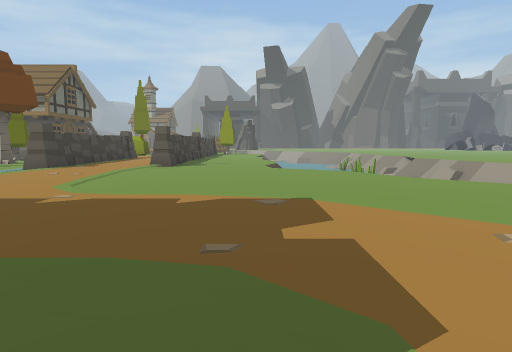
View 1 (above)

24 first-person views from a walk through a Unity game level. The camera is 1.4 m above the floor, tilts 6° down and sees 80° across. The floor is counted in squares, 2 m on a side. Each view is taken from the middle of a square. On the plan, view 1 faces up. The plan holds only what a view shows up to about 10 squares ahead; the rest is blank. The place goes on beyond the plan. The player is left out. Some surface patterns are stand-ins.

View 2
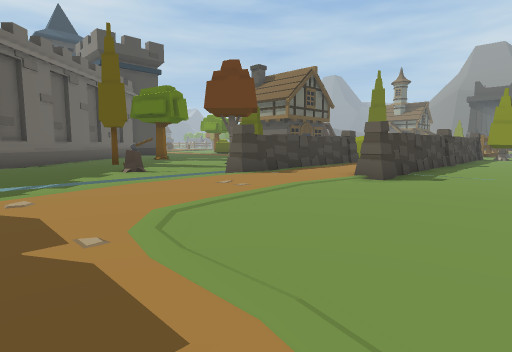

View 3
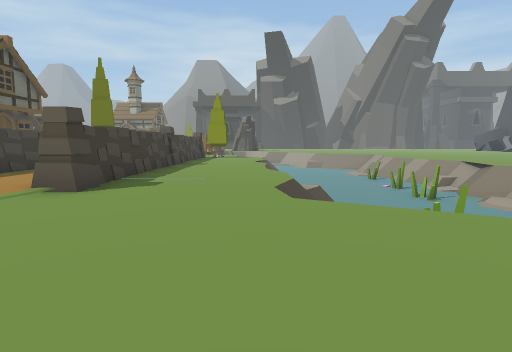

View 4
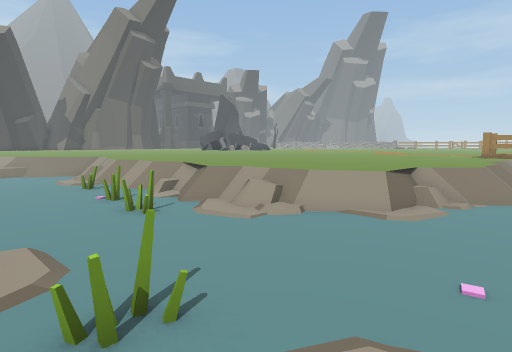

View 5
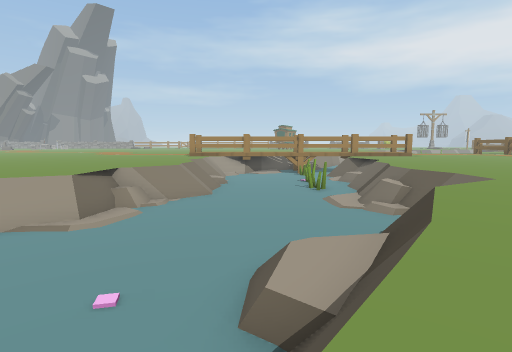

View 6
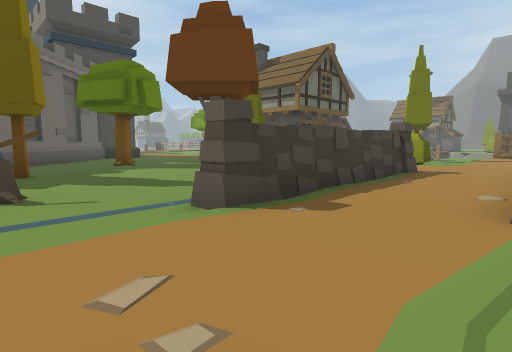

View 7
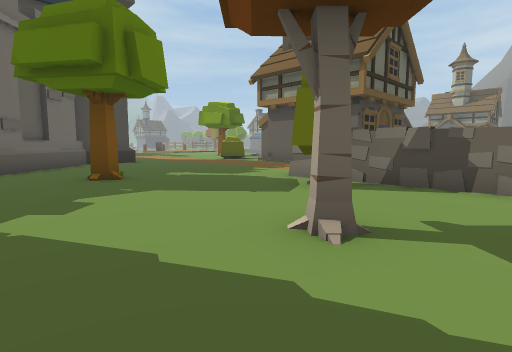

View 8
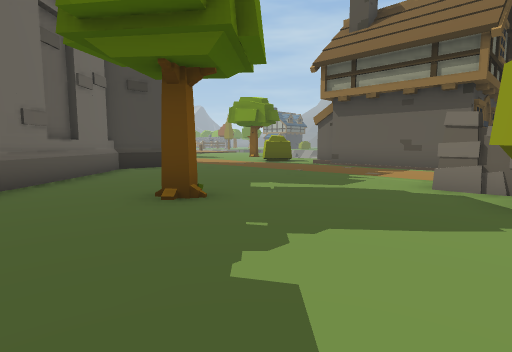

View 9
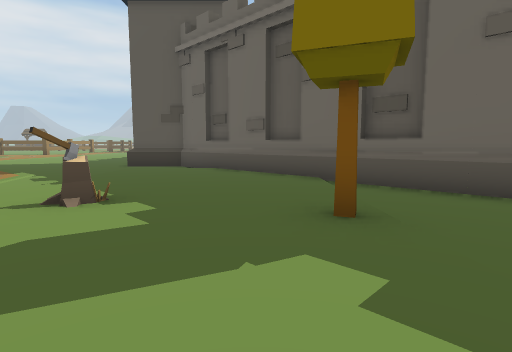

View 10
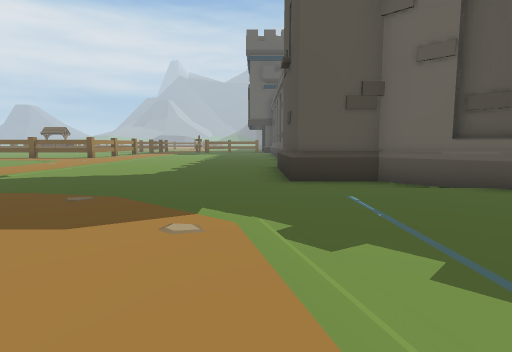

View 11
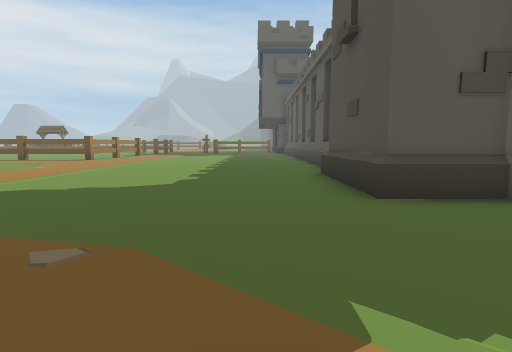

View 12
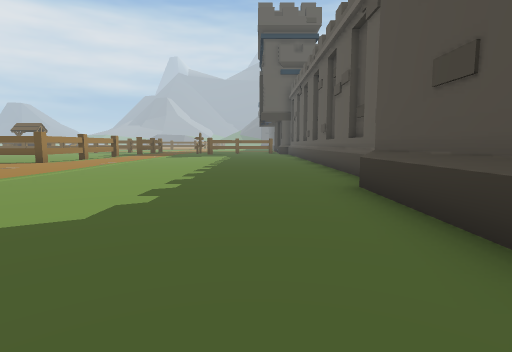

View 13
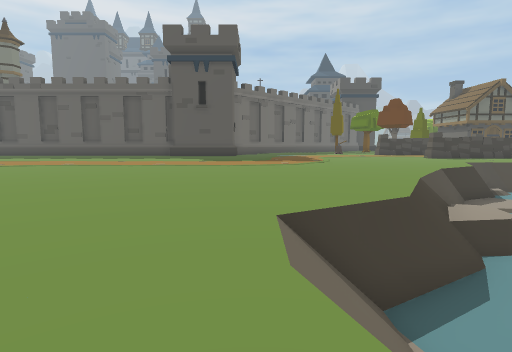

View 14
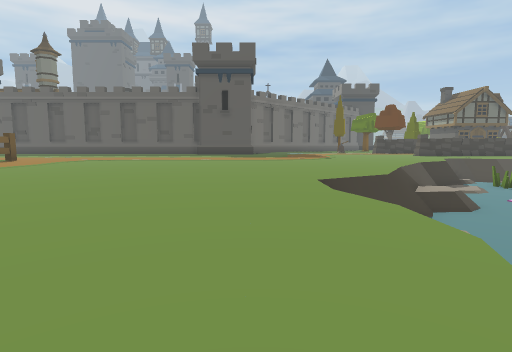

View 15
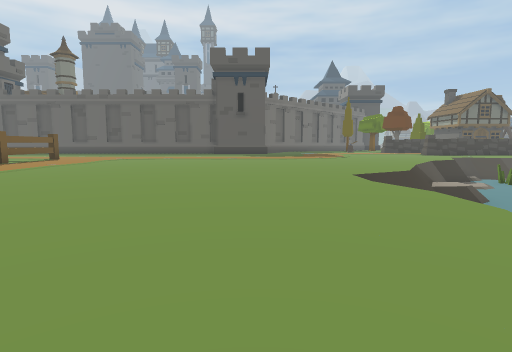

View 16
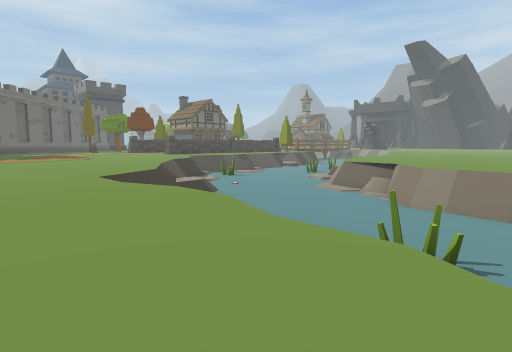

View 17
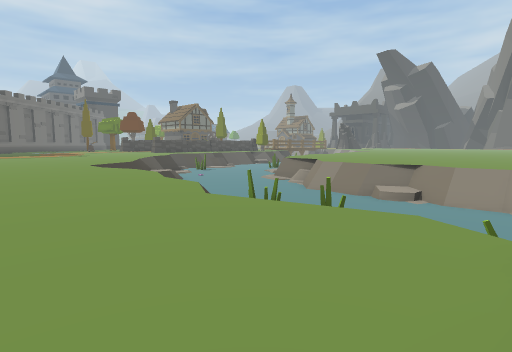

View 18
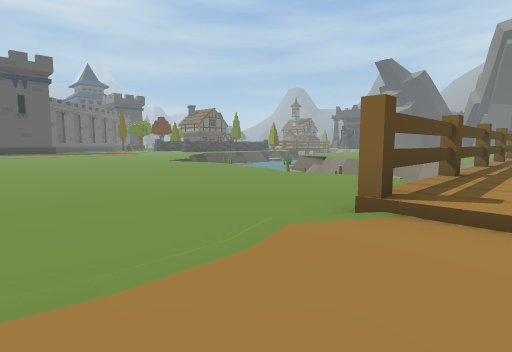

View 19
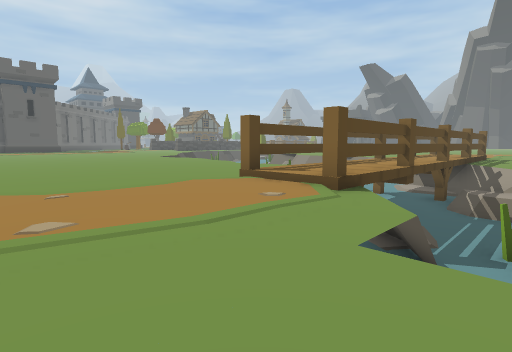

View 20
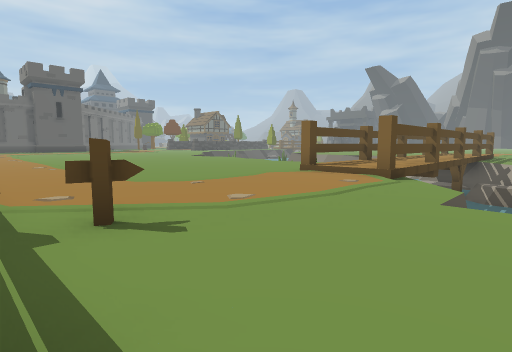

View 21
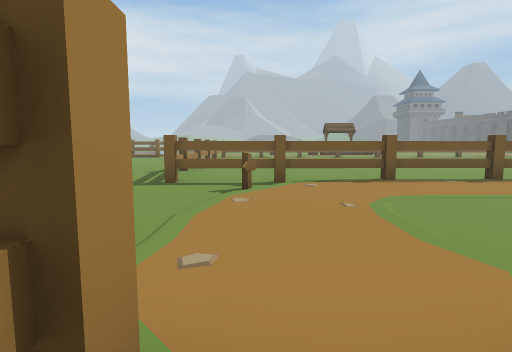

View 22
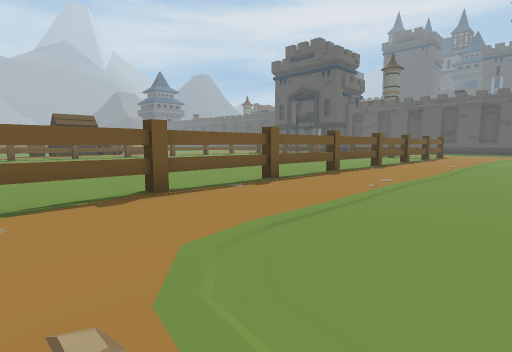

View 23
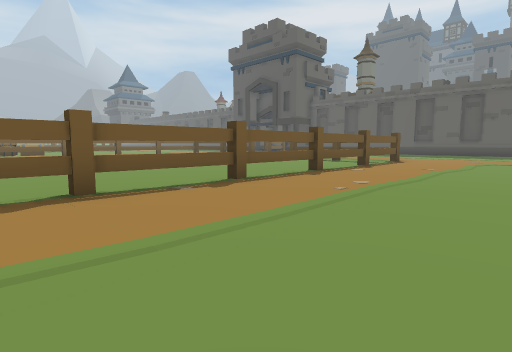

View 24
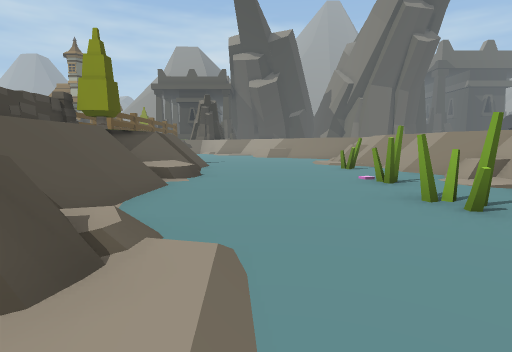

### Floor plan
Key: @ floor where view 1 was taken; # wall or solid block; x gap in a wall; . main floor; : floor 0.25 m higher than the main floor; + floor 0.5 m higher than the main floor; - floor 1.5 m lower than the main floor; _ floor 1.75 m lower than the main floor; < floor 2 m lower than the main floor; / step, stairs or slope; = window, fence, low wall or low ledge; v drop or lower ground; T tree; P plant; H house; W tower; S signpost; O other object.
Columns run from 19 left of view 1 to 25 right of it. Each row starts with its distance up from view 1.
 21        H        OT  =<<<<//
 20        H        #   /<<<<#/.
 19     H  H       .#   /<<<<</.
 18     H  H    O ..#  =/<<<<<==
 17     //.     OO..    /<<<<<-v
 16    .....     ...  ../<<<x<=
 15   ....:.     ...O.../<<<x<=/
 14  ///////O####O..#...//<<<<//.
 13 W........T...#..#...//<<<<<=.....
 12 W........T...#..#...///<<<</=....
 11 #............#..#...//<<<<<<=......
 10 ##...T.....T.#..O.../<P<<<<<=#vv...  ..
  9  ##..........#../... /<<<<<<<<<=#.. /..
  8     .........O../....#//<<<<<<<<=//////
  7     #...T..O..../.....#_<<P<<<<<<<<<<<<
  6      #.....O..../......===<<<<<<<<<<<<<
  5      ##........./.......=v=<<<<<<<<<      v.
  4       ##....../..///......=#<<<<<=#<#   ++#=
  3        ##...../....../.....#/</=/      #++#=
  2         ##.....//...........#////       ++#=
  1           #//....../../............=/=//++<<
  0           W#.......@../.................#//<
 -1              W......:./.................#+<<P
 -2              W......../.................#+#<<
 -3              #......../.................///#
 -4              W......../................/../v
 -5             #........./.................../
 -6             #........./................/../..
 -7             #.............//.///..///........
 -8             #............................S...
 -9             #.........  ####################.

Where each view was taken, in squares from view 1:
view 1: 0 up, 0 right, facing up
view 2: 3 up, 0 right, facing up-left
view 3: 5 up, 0 right, facing up
view 4: 7 up, 2 right, facing up-right
view 5: 6 up, 3 right, facing right
view 6: 6 up, 3 left, facing up-left
view 7: 8 up, 7 left, facing up-left
view 8: 8 up, 10 left, facing up-left
view 9: 10 up, 10 left, facing down
view 10: 6 up, 5 left, facing down
view 11: 4 up, 4 left, facing down
view 12: 1 up, 4 left, facing down
view 13: 1 up, 12 right, facing left
view 14: 0 up, 15 right, facing left
view 15: 1 down, 16 right, facing left
view 16: 1 down, 16 right, facing up-left
view 17: 2 down, 20 right, facing up-left
view 18: 6 down, 22 right, facing up-left
view 19: 7 down, 25 right, facing up-left
view 20: 9 down, 25 right, facing up-left
view 21: 2 down, 22 right, facing down
view 22: 5 down, 21 right, facing down-left
view 23: 5 down, 15 right, facing down-left
view 24: 11 up, 3 right, facing up
